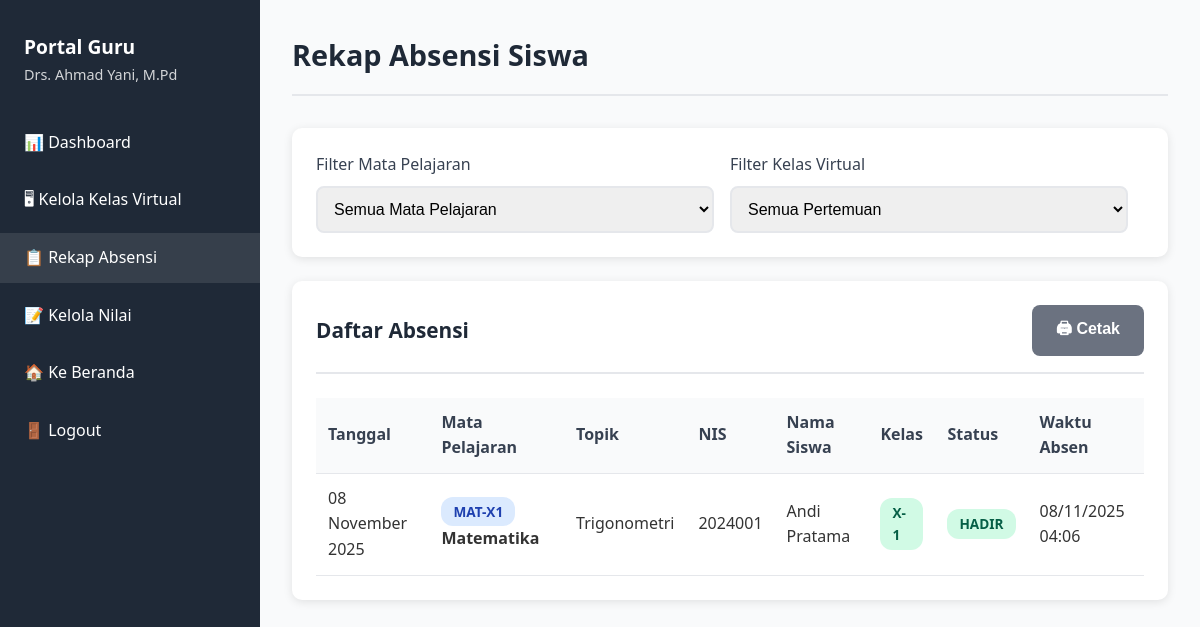
The app's page /sekolah/guru/rekap_absensi.php (signed in) with its own data.
### tables this page shows
CREATE TABLE `absensi` (
  `id` int(11) NOT NULL,
  `kelas_virtual_id` int(11) DEFAULT NULL,
  `siswa_id` int(11) DEFAULT NULL,
  `status` enum('hadir','izin','sakit','alpha') DEFAULT 'hadir',
  `waktu_absen` timestamp NOT NULL DEFAULT current_timestamp(),
  `keterangan` text DEFAULT NULL
);

CREATE TABLE `kelas_virtual` (
  `id` int(11) NOT NULL,
  `mapel_id` int(11) DEFAULT NULL,
  `tanggal` date NOT NULL,
  `topik` varchar(200) DEFAULT NULL,
  `status` enum('aktif','selesai') DEFAULT 'aktif',
  `created_at` timestamp NOT NULL DEFAULT current_timestamp()
);

CREATE TABLE `mata_pelajaran` (
  `id` int(11) NOT NULL,
  `kode_mapel` varchar(10) NOT NULL,
  `nama_mapel` varchar(100) NOT NULL,
  `guru_id` int(11) DEFAULT NULL,
  `kelas` varchar(20) NOT NULL,
  `hari` enum('Senin','Selasa','Rabu','Kamis','Jumat','Sabtu') DEFAULT NULL,
  `jam_mulai` time DEFAULT NULL,
  `jam_selesai` time DEFAULT NULL
);

CREATE TABLE `siswa` (
  `id` int(11) NOT NULL,
  `user_id` int(11) DEFAULT NULL,
  `nis` varchar(30) DEFAULT NULL,
  `nama` varchar(100) NOT NULL,
  `kelas` varchar(20) DEFAULT NULL,
  `foto` varchar(255) DEFAULT NULL,
  `created_at` timestamp NOT NULL DEFAULT current_timestamp()
);

### sekolah/config.php (called while the page is built, shortened)
<?php
function formatTanggal($date) {
    $bulan = [
        1 => 'Januari', 'Februari', 'Maret', 'April', 'Mei', 'Juni',
        'Juli', 'Agustus', 'September', 'Oktober', 'November', 'Desember'
    ];
    $timestamp = strtotime($date);
    $tanggal = date('d', $timestamp);
    $bulanNama = $bulan[date('n', $timestamp)];
    $tahun = date('Y', $timestamp);
    return $tanggal . ' ' . $bulanNama . ' ' . $tahun;
}
?>

### sekolah/guru/rekap_absensi.php (the view, shortened to what this page needs)
<?php
require_once '../config.php';
$guru = $conn->query("SELECT * FROM guru WHERE user_id = " . $_SESSION['user_id'])->fetch_assoc();
$query = "SELECT a.*, s.nama as nama_siswa, s.nis, s.kelas as kelas_siswa,
          kv.tanggal, kv.topik, mp.nama_mapel, mp.kode_mapel
          FROM absensi a
          JOIN siswa s ON a.siswa_id = s.id
          JOIN kelas_virtual kv ON a.kelas_virtual_id = kv.id
          JOIN mata_pelajaran mp ON kv.mapel_id = mp.id
          WHERE mp.guru_id = {$guru['id']}";
$query .= " ORDER BY a.waktu_absen DESC";
$absensiQuery = $conn->query($query);
?>
<!DOCTYPE html>
<html lang="id">
<head>
    <link rel="stylesheet" href="../css/style.css">
</head>
<body>
    <div class="dashboard">
        <aside class="sidebar">
            <div class="sidebar-header">
                <h3>Portal Guru</h3>
                <p style="font-size: 0.9rem; opacity: 0.8;"><?= $_SESSION['nama_lengkap'] ?></p>
            </div>
            <ul class="sidebar-menu">
                <li><a href="dashboard.php">📊 Dashboard</a></li>
                <li><a href="kelas_virtual.php">🖥 Kelola Kelas Virtual</a></li>
                <li><a href="rekap_absensi.php" class="active">📋 Rekap Absensi</a></li>
                <li><a href="kelola_nilai.php">📝 Kelola Nilai</a></li>
                <li><a href="../index.php">🏠 Ke Beranda</a></li>
                <li><a href="../logout.php">🚪 Logout</a></li>
            </ul>
        </aside>
        <main class="main-content">
            <div class="dashboard-header">
                <h1 class="dashboard-title">Rekap Absensi Siswa</h1>
            </div>
            <div class="card">
                <form method="GET" style="display: grid; grid-template-columns: 1fr 1fr auto; gap: 1rem; align-items: end;">
                    <div class="form-group" style="margin-bottom: 0;">
                        <label>Filter Mata Pelajaran</label>
                        <select name="mapel" onchange="this.form.submit()">
                            <option value="0">Semua Mata Pelajaran</option>
                        </select>
                    </div>
                    <div class="form-group" style="margin-bottom: 0;">
                        <label>Filter Kelas Virtual</label>
                        <select name="kelas_virtual" onchange="this.form.submit()">
                            <option value="0">Semua Pertemuan</option>
                        </select>
                    </div>
                </form>
            </div>
            <div class="card">
                <div class="card-header">
                    <h2 class="card-title">Daftar Absensi</h2>
                    <button onclick="window.print()" class="btn btn-secondary">🖨 Cetak</button>
                </div>
                <div class="table-responsive">
                    <table>
                        <thead>
                            <tr>
                                <th>Tanggal</th>
                                <th>Mata Pelajaran</th>
                                <th>Topik</th>
                                <th>NIS</th>
                                <th>Nama Siswa</th>
                                <th>Kelas</th>
                                <th>Status</th>
                                <th>Waktu Absen</th>
                            </tr>
                        </thead>
                        <tbody>
                            <?php if ($absensiQuery->num_rows > 0): ?>
                                <?php while ($absen = $absensiQuery->fetch_assoc()): ?>
                                <tr>
                                    <td><?= formatTanggal($absen['tanggal']) ?></td>
                                    <td>
                                        <span class="badge badge-info"><?= $absen['kode_mapel'] ?></span>
                                        <strong><?= $absen['nama_mapel'] ?></strong>
                                    </td>
                                    <td><?= $absen['topik'] ?: '-' ?></td>
                                    <td><?= $absen['nis'] ?></td>
                                    <td><?= $absen['nama_siswa'] ?></td>
                                    <td><span class="badge badge-success"><?= $absen['kelas_siswa'] ?></span></td>
                                    <td>
                                        <?php
                                        $badgeClass = '';
                                        switch($absen['status']) {
                                            case 'hadir': $badgeClass = 'badge-success'; break;
                                        }
                                        ?>
                                        <span class="badge <?= $badgeClass ?>">
                                            <?= strtoupper($absen['status']) ?>
                                        </span>
                                    </td>
                                    <td><?= date('d/m/Y H:i', strtotime($absen['waktu_absen'])) ?></td>
                                </tr>
                                <?php endwhile; ?>
                            <?php endif; ?>
                        </tbody>
                    </table>
                </div>
            </div>
        </main>
    </div>
</body>
</html>

### sekolah/css/style.css (style rules this page uses)
* { margin: 0; padding: 0; box-sizing: border-box; }
body { font-family: 'Segoe UI', Tahoma, Geneva, Verdana, sans-serif; line-height: 1.6; color: #333; background: #f5f5f5; }
.form-group { margin-bottom: 1.5rem; }
.form-group label { display: block; margin-bottom: 0.5rem; color: #374151; font-weight: 500; }
.form-group input, .form-group select, .form-group textarea { width: 100%; padding: 0.75rem; border: 2px solid #e5e7eb; border-radius: 8px; font-size: 1rem; transition: border-color 0.3s; }
.btn { padding: 0.75rem 1.5rem; border: none; border-radius: 8px; font-size: 1rem; font-weight: 600; cursor: pointer; transition: all 0.3s; text-decoration: none; display: inline-block; }
.btn-secondary { background: #6b7280; color: white; }
.dashboard { display: flex; min-height: 100vh; }
.sidebar { width: 260px; background: #1f2937; color: white; padding: 2rem 0; }
.sidebar-header { padding: 0 1.5rem; margin-bottom: 2rem; }
.sidebar-header h3 { font-size: 1.2rem; }
.sidebar-menu { list-style: none; }
.sidebar-menu li { margin-bottom: 0.5rem; }
.sidebar-menu a { display: block; padding: 0.75rem 1.5rem; color: white; text-decoration: none; transition: background 0.3s; }
.sidebar-menu a:hover, .sidebar-menu a.active { background: rgba(255,255,255,0.1); }
.main-content { flex: 1; padding: 2rem; background: #f9fafb; }
.dashboard-header { display: flex; justify-content: space-between; align-items: center; margin-bottom: 2rem; padding-bottom: 1rem; border-bottom: 2px solid #e5e7eb; }
.dashboard-title { font-size: 1.8rem; color: #1f2937; }
.card { background: white; border-radius: 10px; padding: 1.5rem; box-shadow: 0 2px 10px rgba(0,0,0,0.1); margin-bottom: 1.5rem; }
.card-header { display: flex; justify-content: space-between; align-items: center; margin-bottom: 1.5rem; padding-bottom: 1rem; border-bottom: 2px solid #e5e7eb; }
.card-title { font-size: 1.3rem; color: #1f2937; }
.table-responsive { overflow-x: auto; }
table { width: 100%; border-collapse: collapse; }
table th, table td { padding: 0.75rem; text-align: left; border-bottom: 1px solid #e5e7eb; }
table th { background: #f9fafb; font-weight: 600; color: #374151; }
.badge { display: inline-block; padding: 0.25rem 0.75rem; border-radius: 12px; font-size: 0.85rem; font-weight: 600; }
.badge-success { background: #d1fae5; color: #065f46; }
.badge-info { background: #dbeafe; color: #1e40af; }

### records on screen
absensi: kelas_virtual.tanggal "08 November 2025", mata_pelajaran.kode_mapel "MAT-X1", mata_pelajaran.nama_mapel "Matematika", kelas_virtual.topik "Trigonometri", siswa.nis "2024001", siswa.nama "Andi Pratama", siswa.kelas "X-1", status "HADIR", waktu_absen "08/11/2025 04:06"

### other values on screen
$_SESSION['nama_lengkap'] "Drs. Ahmad Yani, M.Pd"
